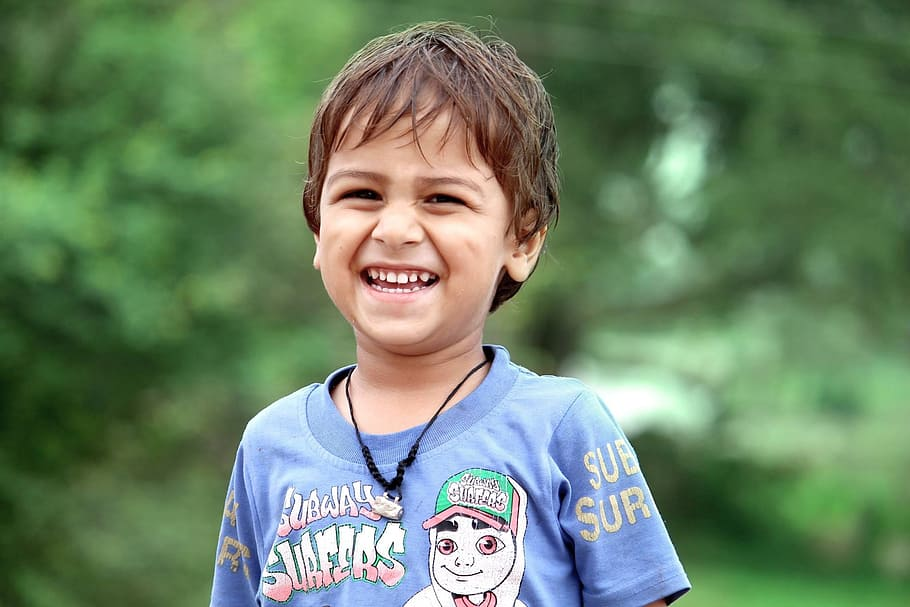
#> input picture deep/image.jpg, 910 x 607 px
$ jupyter execute --allow-errors deepface.ipynb
#> lines starting #> are read from the running program, lines starting #| are printed output that depends on the picture; after the words box and inside, x2 and y2 are one past the last pixel; in counts of white or black regions, pixels touching at a corner belong together
#> (a cell that did not finish here is left out)

[cell 2]
import cv2

[cell 3]
img = cv2.imread("image.jpg",1)
#> img is the input picture: shape (607, 910, 3); mean B, G, R 103, 131.5, 108.6

[cell 4]
cv2.imshow("Image", img)
cv2.waitKey(10000)
cv2.destroyAllWindows()

#> (a cell that did not finish here is left out)

#> (a cell that did not finish here is left out)

### Lets draw a rectangle around the face

[cell 7]
faceCascade = cv2.CascadeClassifier(cv2.data.haarcascades + "haarcascade_frontalface_default.xml")

[cell 8]
gray = cv2.cvtColor(img, cv2.COLOR_BGR2GRAY)
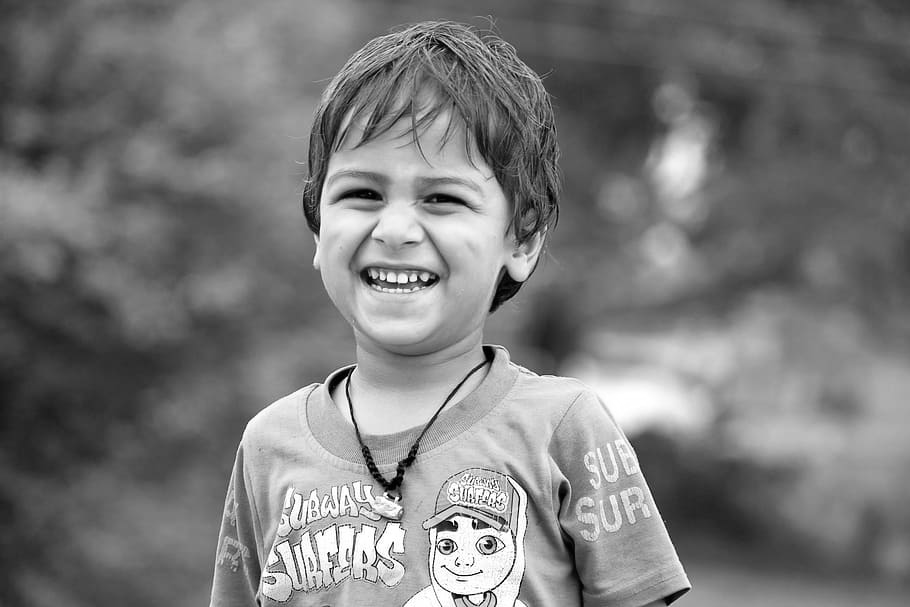
#> gray: shape (607, 910); min 0, max 255, mean 121.4
faces = faceCascade.detectMultiScale(gray, 1.1,4)
#> faces = [[225, 406, 128, 128], [288, 108, 226, 226]]

[cell 9]
for (x,y,w,h) in faces:
    cv2.rectangle(img,(x,y),(x+w,y+h), (255,0,0), 2)
#> this loop made 2 passes
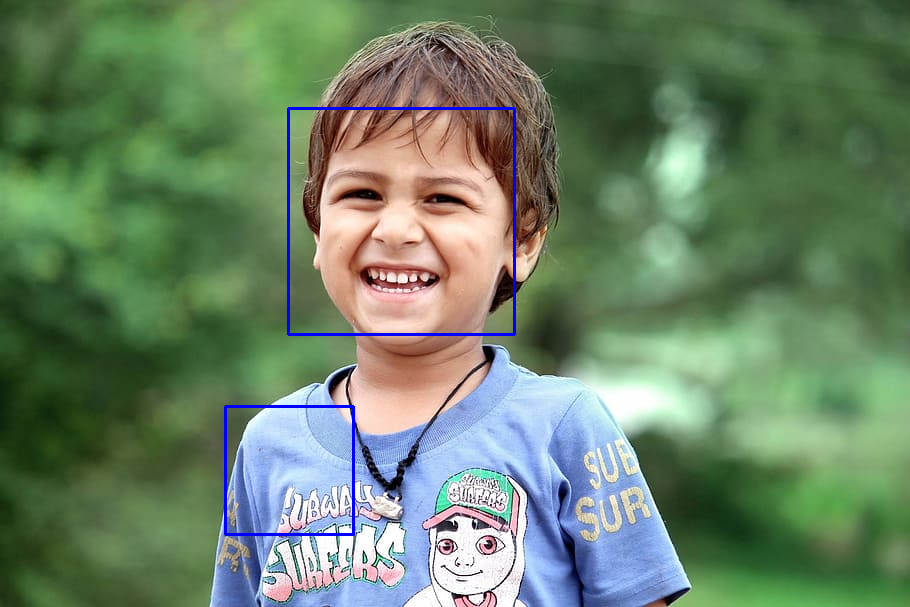
#> img: shape (607, 910, 3); 0.77% of pixels changed, all inside (x1, y1, x2, y2) = (224, 107, 516, 536)

[cell 10]
cv2.imshow("Image", img)
cv2.waitKey(100000)
cv2.destroyAllWindows()

[cell 11]
font = cv2.FONT_HERSHEY_SIMPLEX
#> font = 0
#> (the rest of this cell did not finish here and is left out)
